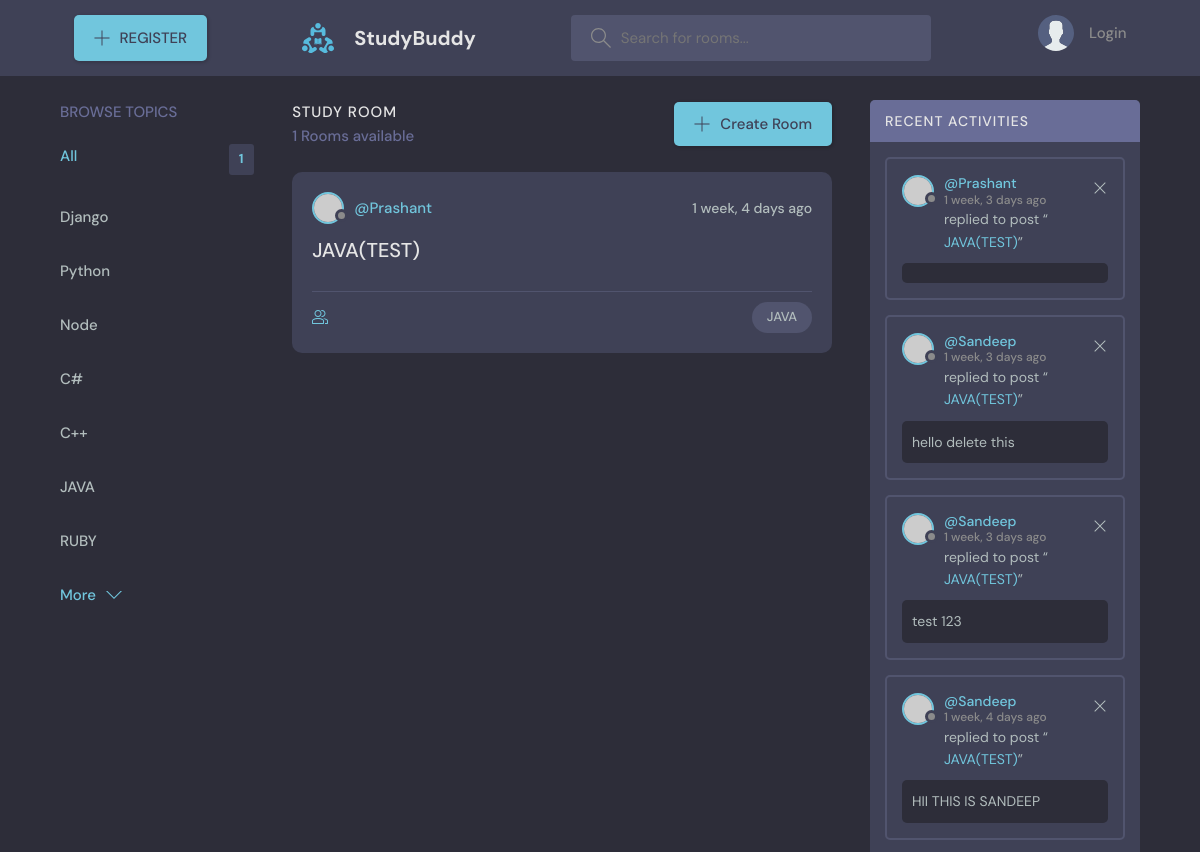
The page /?q=JAVA (upper part) on the database as committed earlier.
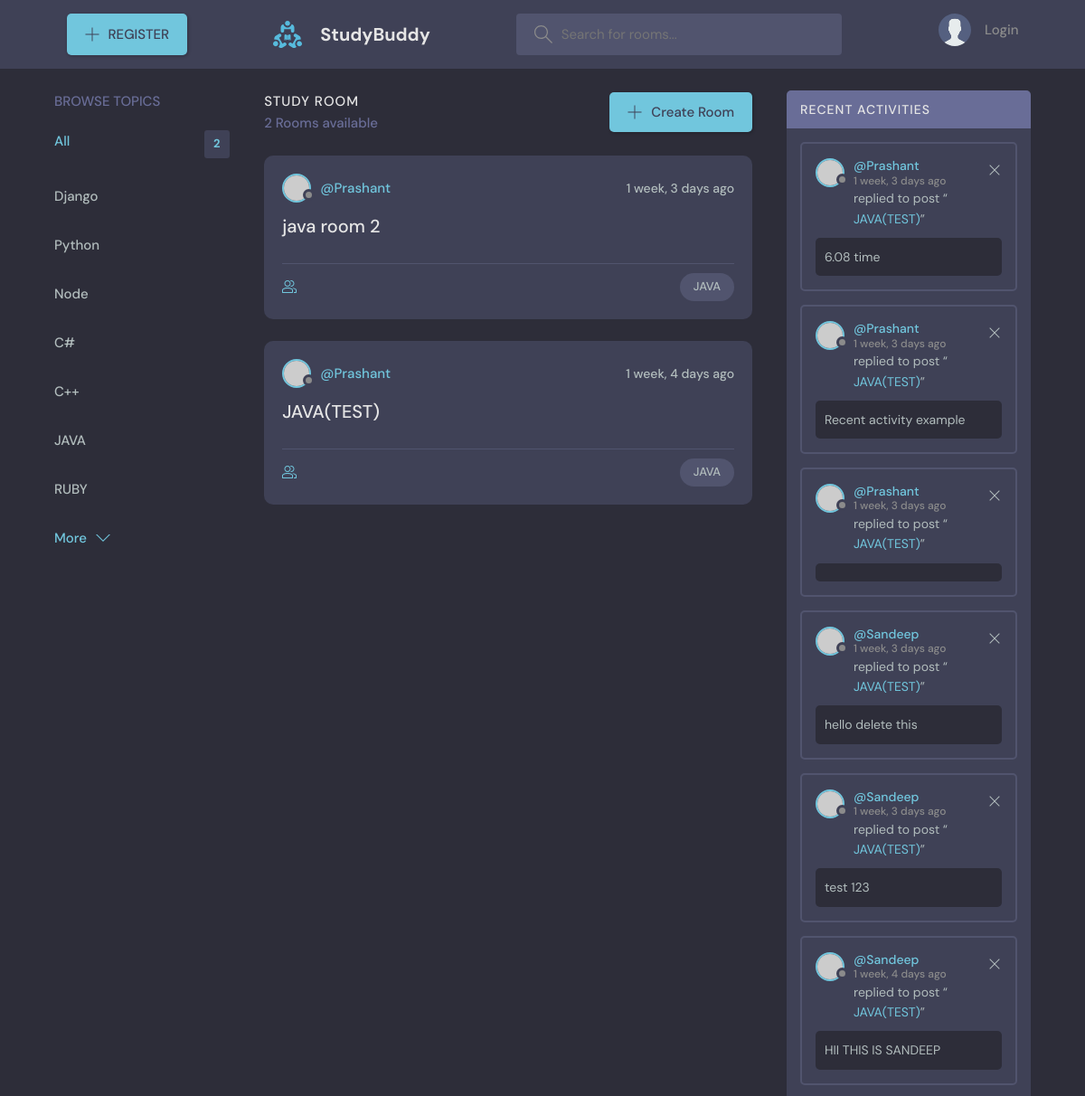
The same page on the database as committed later.
### base/models.py (models this page shows)
class Topic(models.Model):
    name=models.CharField(max_length=200)
    def __str__(self):
        return self.name

class Room(models.Model):
    host=models.ForeignKey(User,on_delete=models.SET_NULL , null=True)
    name=models.CharField(max_length=20)
    topic=models.ForeignKey(Topic ,on_delete=models.CASCADE,null=True)
    participant=models.ManyToManyField(User , related_name="participant")
    description=models.TextField(null=True,blank=True)
    created_at=models.DateTimeField(auto_now_add=True)
    updated_at=models.DateTimeField(auto_now=True)
    def __str__(self):
        return self.name
    class Meta:
        ordering=['-updated_at','created_at']

class Message(models.Model):
    user=models.ForeignKey(User,on_delete=models.CASCADE)
    room=models.ForeignKey(Room ,on_delete=models.CASCADE)
    body=models.TextField()
    created_at=models.DateTimeField(auto_now_add=True)
    updated_at=models.DateTimeField(auto_now=True)
    def __str__(self):
        return self.body[0:50]
    class Meta:
        ordering=['-updated_at','created_at']

### base/views.py (the view)
# urls.py: path('',home,name="home"),
def home(request):
    q = request.GET.get('q') if request.GET.get('q') !=None else ''
    rooms=Room.objects.filter(Q(topic__name__icontains=q) | Q(name__icontains=q) | Q(description__icontains=q))
    get_message=Message.objects.filter(Q(room__topic__name__icontains=q))
    topic=Topic.objects.all()
    room_count=rooms.count()
    context={'rooms':rooms,
             'topic':topic,
             'room_count':room_count,
             'get_message':get_message,}
    return render(request ,'base/home.html',context)

### base/templates/base/home.html (shortened to what this page needs)
{% extends 'main.html' %}
{% block content %}
    <main class="layout layout--3">
      <div class="container">
        <div class="topics">
          <div class="topics__header">
            <h2>Browse Topics</h2>
          </div>
          <ul class="topics__list">
            <li>
              <a href="{% url 'home' %}" class="active">All <span>{{room_count}}</span></a>
            </li>
            {% for t in topic %}
            <li>
              <a href="{% url 'home' %}?q={{t.name}}">{{t.name}} </a>
            </li>
            {% endfor %}
          </ul>
          <a class="btn btn--link" href="topics.html">
            More
            <svg version="1.1" xmlns="http://www.w3.org/2000/svg" width="32" height="32" viewBox="0 0 32 32">
              <title>chevron-down</title>
              <path d="M16 21l-13-13h-3l16 16 16-16h-3l-13 13z"></path>
            </svg>
          </a>
        </div>
        <div class="roomList">
          <div class="roomList__header">
            <div>
              <h2>Study Room</h2>
              <p>{{room_count}} Rooms available</p>
            </div>
            <a class="btn btn--main" href="{% url 'Create-Room' %}">
              <svg version="1.1" xmlns="http://www.w3.org/2000/svg" width="32" height="32" viewBox="0 0 32 32">
                <title>add</title>
                <path
                  d="M16.943 0.943h-1.885v14.115h-14.115v1.885h14.115v14.115h1.885v-14.115h14.115v-1.885h-14.115v-14.115z"
                ></path>
              </svg>
              Create Room
            </a>
          </div>
          {% for room in rooms %}
           <div class="roomListRoom">
            <div class="roomListRoom__header">
              <a href="{% url 'User-Profile' user.id %}" class="roomListRoom__author">
                <div class="avatar avatar--small">
                  <img src="https://randomuser.me/api/portraits/women/11.jpg" />
                </div>
                <span>@{{room.host.username}}</span>
              </a>
              <div class="roomListRoom__actions">
                <span>{{room.created_at|timesince}} ago</span>
              </div>
            </div>
            <div class="roomListRoom__content">
              <a href="{% url 'room' room.id %}">{{room.name}}</a>
            </div>
            <div class="roomListRoom__meta">
              <a href="{% url 'room' room.id %}" class="roomListRoom__joined">
              </a>
              <p class="roomListRoom__topic">{{room.topic}}</p>
            </div>
           </div>
          {% endfor %}
        </div>
        <div class="activities">
          <div class="activities__header">
            <h2>Recent Activities</h2>
          </div>
          {% for m in get_message %}
          <div class="activities__box">
            <div class="activities__boxHeader roomListRoom__header">
              <a href="{% url 'User-Profile' user.id %}" class="roomListRoom__author">
                <div class="avatar avatar--small">
                  <img src="https://randomuser.me/api/portraits/women/11.jpg" />
                </div>
                <p>
                  @{{m.user}}
                  <span>{{m.created_at|timesince}} ago</span>
                </p>
              </a>
              <div class="roomListRoom__actions">
                <a href="#">
                  <svg version="1.1" xmlns="http://www.w3.org/2000/svg" width="32" height="32" viewBox="0 0 32 32">
                    <title>remove</title>
                    <path
                      d="M27.314 6.019l-1.333-1.333-9.98 9.981-9.981-9.981-1.333 1.333 9.981 9.981-9.981 9.98 1.333 1.333 9.981-9.98 9.98 9.98 1.333-1.333-9.98-9.98 9.98-9.981z"
                    ></path>
                  </svg>
                </a>
              </div>
            </div>
            <div class="activities__boxContent">
              <p>replied to post “<a href="#">{{m.room}}</a>”</p>
              <div class="activities__boxRoomContent">
               {{m}}
              </div>
            </div>
          </div>
          {% endfor %}
      </div>
    </main>
{% endblock content %}

### templates/main.html (shortened to what this page needs)
<!DOCTYPE html>
{% load static %}
<html lang="en">
  <head>
    <link rel="stylesheet" href="{% static 'styles/style.css' %}" />
  </head>
  <body>
    {% include 'navbar.html' %}
 {% block content %}
 {% endblock content %}
  </body>
</html>

### templates/navbar.html (shortened to what this page needs)
{% load static %}
<header class="header header--loggedIn">
    <div class="container">
      <a class="btn btn--main" href="{% url 'User-register' %}">
        <svg version="1.1" xmlns="http://www.w3.org/2000/svg" width="32" height="32" viewBox="0 0 32 32">
          <title>Register</title>
          <path
            d="M16.943 0.943h-1.885v14.115h-14.115v1.885h14.115v14.115h1.885v-14.115h14.115v-1.885h-14.115v-14.115z"
          ></path>
        </svg>
        REGISTER
      </a>
      <a href="{% url 'home' %}" class="header__logo">
        <img src="{% static 'images/logo.svg' %}" />
        <h1>StudyBuddy</h1>
      </a>
      <form class="header__search" method="GET" action="{% url 'home' %}">
        <label>
          <input name="q" type="text" placeholder="Search for rooms..." />
        </label>
      </form>
      <nav class="header__menu">
    {% if request.user.is_authenticated %}
        <div class="header__user">
          <a href="{% url 'User-Profile' user.id %}">
            <div class="avatar avatar--medium active">
              <img src="https://randomuser.me/api/portraits/men/37.jpg" />
            </div>
            <p>{{request.user}} <span>@{{request.user.email}}</span></p>
          </a>
          <button class="dropdown-button">
            <svg version="1.1" xmlns="http://www.w3.org/2000/svg" width="32" height="32" viewBox="0 0 32 32">
              <title>chevron-down</title>
              <path d="M16 21l-13-13h-3l16 16 16-16h-3l-13 13z"></path>
            </svg>
          </button>
        </div>
        {% else %}
         <a href="{% url 'User-login' %}">
          <img src="{% static 'images/avatar.svg' %}"/>
          <p>Login</p>
        </a>
        {% endif %}
      </nav>
    </div>
  </header>

Rows that differ between the two databases and show on the page:
added Room: host.username "Prashant", created_at "1 week, 3 days", name "java room 2", topic "JAVA"
added Message: user "Prashant", created_at "1 week, 3 days", room "JAVA(TEST)", body "6.08 time"
added Message: user "Prashant", created_at "1 week, 3 days", room "JAVA(TEST)", body "Recent activity example"
Other text that changed with them:
{{ room_count }}: "1" → "2"
